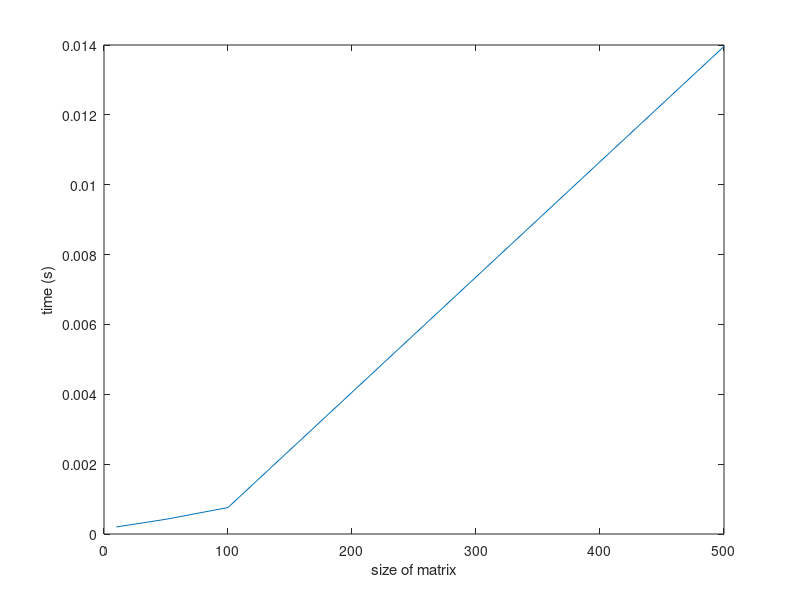

Write MATLAB code to recreate this figure. (Note: a time limit stopped this script after it produced the figure.)
% This is not a function file
1;

% Random matrix generator
function A = mat(N)
  [Q, R] = qr(rand(N));
  B = diag(rand(1, N-1),1);
  A = Q*[diag(rand(1, N))+B+B']*Q';
end

% Power mathod for finding largest eigenvalue
function [l, t] = pow(A)
  tic;
  [n, ~] = size(A);
  v = zeros(n,1);
  v(1) = 1;
  l0 = v'*A*v;
  while true
    w = A*v;
    v = w/norm(w);
    l = v'*A*v;
    if abs((l-l0)/l0) < 1e-3
      break
    end
    l0 = l;
  end
  t = toc;
end

% Power mathod for finding smallest eigenvalue
function [l, t] = pow_s(A)
  [n, ~] = size(A);
  v = zeros(n,1);
  v(1) = 1;
  l0 = v'*A*v;
  while true
    w = A\v;
    v = w/norm(w);
    l = v'*A*v;
    if abs((l-l0)/l0) < 1e-3
      break
    end
    l0 = l;
  end
end

% Rayleigh method for finding smallest positive eigenvalue
function [l, t] = ray(A)
  tic;
  [n, ~] = size(A);
  I = eye(n);
  v = zeros(n,1);
  v(1) = 1;
  l0 = 0;
  while true
    w = (A-l0*I)\v;
    v = w/norm(w);
    l = v'*A*v;
    if l0 ~= 0 && abs((l-l0)/l0) < 1e-3
      break
    end
    l0 = l;
  end
  t = toc;
end

% Returns average time taken by Power/Rayleigh routine for matrices of size N
function t = avg(func, N, n)
  T = ones(n, 1);
  b = ones(N, 1);
  for i = 1:n
    [~, T(i)] = func(mat(N));
  end
  t = mean(T);
 end
 
% Plots time taken by Power/Rayleigh routine
function plt(func, img_name)
  N = [10, 50, 100, 500];
  t = ones(4, 1);
  for i = 1:4
    t(i) = avg(func, N(i), 100);
  end
  fig = figure("visible", "off");
  plot(N, t);
  ylabel("time (s)"); xlabel("size of matrix"); 
  saveas(fig, img_name, "png");
  disp("Plot has been generated")
end

plt(@pow, "Power");
plt(@ray, "Rayleigh");
